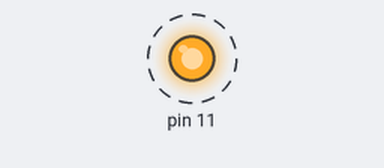
Bench run of a sketch on a simulated Arduino Uno, built with avr-gcc and run on an emulated ATmega328P. On the bench: output pins drawn as LEDs (lit = HIGH). Dashed ring = blinking.

Above: at 1.2 s.
Timing chart, 0 to 5.9 s (numbered marks = the images above):
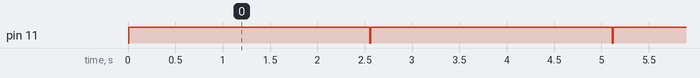

Measured:
- by itself, pin 11: alternates HIGH for 2.6 s and LOW for 0.01 s

The sketch:

soft_loop.ino
```cpp
void setup() {
  // put your setup code here, to run once:
  pinMode(11,OUTPUT);
}

void loop() {
  // put your main code here, to run repeatedly:
  for (int i =0 ;i<255;i++){
    digitalWrite(11,i);
    delay(10);
  }
    for (int i =0 ;i<255;i--){
    digitalWrite(11,i);
    delay(10);
  }
}
```
